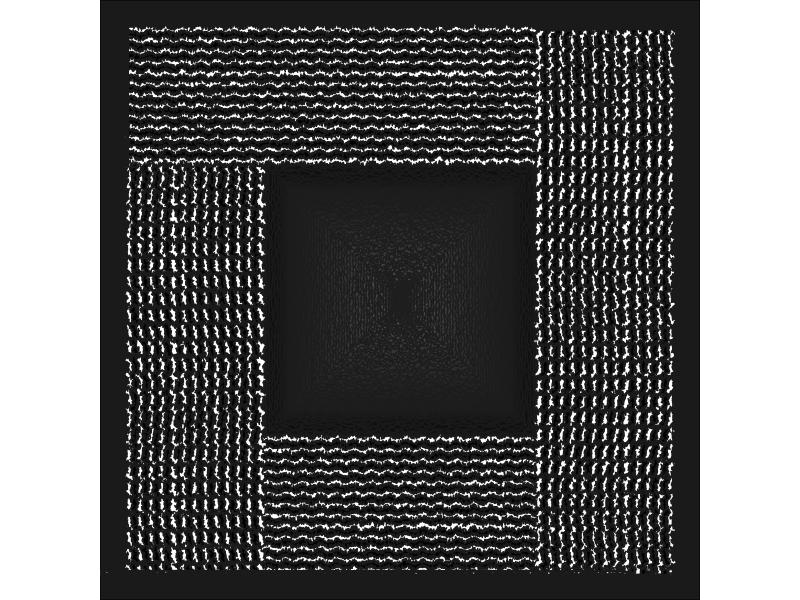

Source code (R):
## ---- chunk 1
#=============================================================================#
#Library Load-in---------------------------------------------------------------
#=============================================================================#
library(dplyr) #Data wrangling
library(purrr) #Iterating
library(ggplot2) #Plotting

#=============================================================================#
#Data Set-up-------------------------------------------------------------------
#=============================================================================#

#Wave data frames#
wave1 <- tibble(x = c(seq(0,100, length.out = 1000),
                     rep(100,1000),
                     seq(100,0, length.out = 1000),
                     rep(0,1000)
                     ),
               y = c(rep(0,1000) + sin(x[1:1000])/2 * cos(x[1:1000]),
                     seq(0,1, length.out = 1000),
                     rep(1,1000) + sin(x[2001:3000])/2 * cos(x[2001:3000]),
                     seq(1,0, length.out = 1000)
                     ),
               group = "wave1_"
)

wave2 <- tibble(y = c(seq(0,100, length.out = 1000),
                      rep(100,1000),
                      seq(100,0, length.out = 1000),
                      rep(0,1000)),
                x = c(rep(0,1000) + sin(y[1:1000])/2 * cospi(y[1:1000]),
                      seq(0,1, length.out = 1000),
                      rep(1,1000) + sin(y[2001:3000])/2 * sinpi(y[2001:3000]),
                      seq(1,0, length.out = 1000)),
                group = "wave2_"
)

wave3 <- tibble(x = c(seq(0,100, length.out = 1000),
                      rep(100,1000),
                      seq(100,0, length.out = 1000),
                      rep(0,1000)),
                y = c(rep(100,1000) + sin(x[1:1000])/2 * cos(x[1:1000]),
                      seq(100,99, length.out = 1000),
                      rep(99,1000) + sin(x[2001:3000])/2 * cos(x[2001:3000]),
                      seq(99,100, length.out = 1000)
                ),
                group = "wave3_"
)

wave4 <- tibble(y = c(seq(0,100, length.out = 1000),
                      rep(100,1000),
                      seq(100,0, length.out = 1000),
                      rep(0,1000)),
                x = c(rep(100,1000) + sin(y[1:1000])/2 * cospi(y[1:1000]),
                      seq(100,99, length.out = 1000),
                      rep(99,1000) + sin(y[2001:3000])/2 * sinpi(y[2001:3000]),
                      seq(99,0, length.out = 1000)),
                group = "wave4_"
)

#Function for wave manipulations#
wave_maker <- function(n, wave_df, direction = c("up","down","left","right")){
  
  if(direction %in% c("up","down")){
    new_waves <- map_df(1:n, ~ wave_df %>%
                          mutate(y = y + ifelse(direction == "up", 1*.x,-1*.x),
                                 group = paste0(group,.x))
    )
  } else {
    new_waves <- map_df(1:n, ~ wave_df %>%
                          mutate(x = x + ifelse(direction == "right", 1*.x,-1*.x),
                                 group = paste0(group,.x))
    )
                        }
  
  
  return(new_waves)
}

#iterations#
n1 <- 25

#Wave Iterations#
waves1 <- pmap_df(list(n1,
                       "up"), 
                  ~ wave_maker(..1,wave1, direction = ..2))|>
  mutate(y = y - 1)


waves1$fill <- rep_along(1:nrow(waves1), c(rep("white",4000), rep("black",4000)))

waves2 <- pmap_df(list(n1,
                       "right"), 
                  ~ wave_maker(..1,wave2, direction = ..2)) |>
  mutate(x = x - 1)

waves2$fill <- rep_along(1:nrow(waves2), c(rep("white",4000), rep("black",4000)))

waves3 <- pmap_df(list(n1,
                       "down"), 
                  ~ wave_maker(..1,wave3, direction = ..2))|>
  mutate(y = y + 1)

waves3$fill <- rep_along(1:nrow(waves3), c(rep("white",4000), rep("black",4000)))

waves4 <- pmap_df(list(n1,
                       "left"), 
                  ~ wave_maker(..1,wave4, direction = ..2)) |>
  mutate(x = x + 1)

waves4$fill <- rep_along(1:nrow(waves4), c(rep("white",4000), rep("black",4000)))

#Center design#
center <- tibble(x = c(seq(25,75, length = 100),
                       rep(75, 100),
                       seq(75,25, length = 100),
                       rep(25, 100)),
                 y = c(rep(25,100),
                       seq(25,75, length = 100),
                       rep(75, 100),
                       seq(75,25, length = 100)),
                 group = "center_")

#Iterations and options for center#
n2 <- 50
trans <- seq(0,25, length.out = n2)
colors_box <- rev(colorRampPalette(c("#ffffff","#000000"))(n2))

#Center data frame compilation#
center_data <- pmap_df(list(1:n2, 
                             trans,
                             colors_box), ~tibble(x = c(seq(25+..2,75-..2, length = 100),
                                               rep(75-..2, 100),
                                               seq(75-..2,25+..2, length = 100),
                                               rep(25+..2, 100)),
                                         y = c(rep(25+..2,100),
                                               seq(25+..2,75-..2, length = 100),
                                               rep(75-..2, 100),
                                               seq(75-..2,25+..2, length = 100)),
                                         group = paste0("center_",..1),
                                         fill = ..3)) |>
  arrange(group)

#=============================================================================#
#Final Piece-------------------------------------------------------------------
#=============================================================================#

waves1 |>
  ggplot(aes(x,y, group = group))+
  theme_void()+
  theme(plot.background = element_rect(fill = "#1a1a1a"))+
  geom_polygon(data = center_data,
               position = position_jitter(width = .2, height = .4),
               color = "#1a1a1a",
               fill = center_data$fill,
               alpha = .2) +
  geom_polygon(position = position_jitter(width = .2, height = .4),
               color = "#1a1a1a",
               fill = waves1$fill) +
  geom_polygon(data = waves2,
               position = position_jitter(width = .2, height = .4),
               color = "#1a1a1a",
               fill = waves2$fill) +
  geom_polygon(data = waves3,
               position = position_jitter(width = .2, height = .4),
               color = "#1a1a1a",
               fill = waves3$fill) +
  geom_polygon(data = waves4,
               position = position_jitter(width = .2, height = .4),
               color = "#1a1a1a",
               fill = waves4$fill) +
  coord_equal(xlim = c(0,100), 
              ylim = c(0,100), 
              expand = TRUE)

#To save the output:
# ggsave("images/19.png",
#        device = "png",
#        dpi = 300,
#       bg = "transparent")
